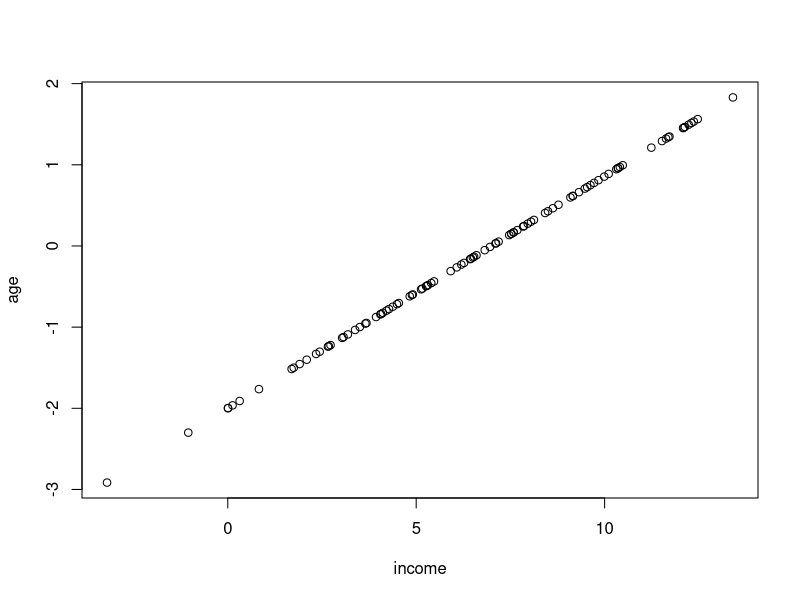
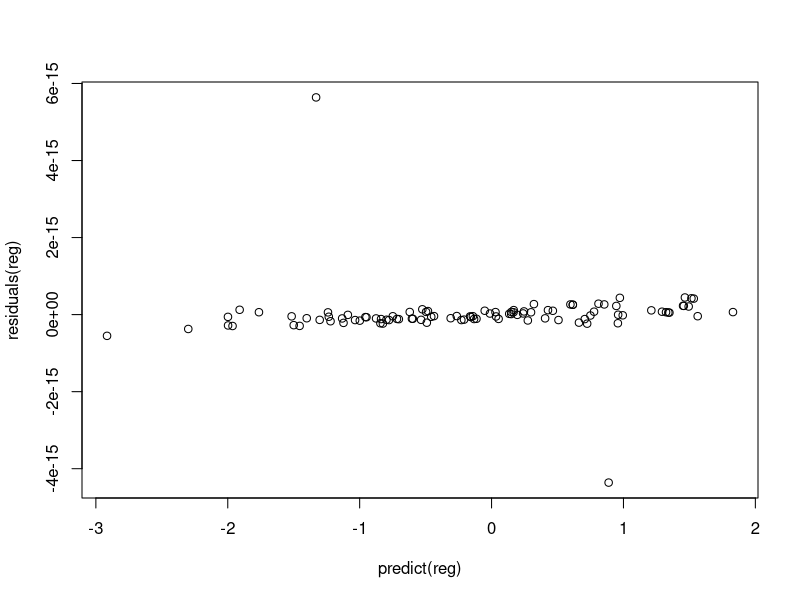
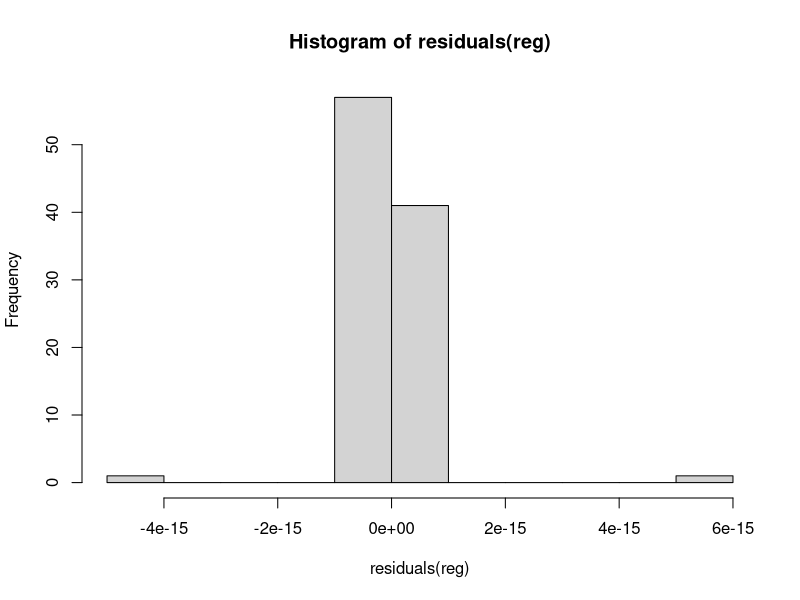
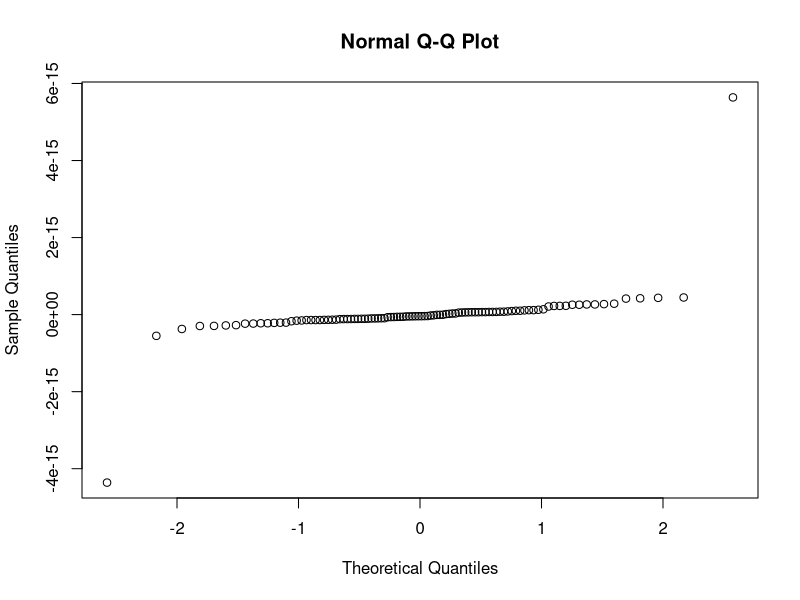
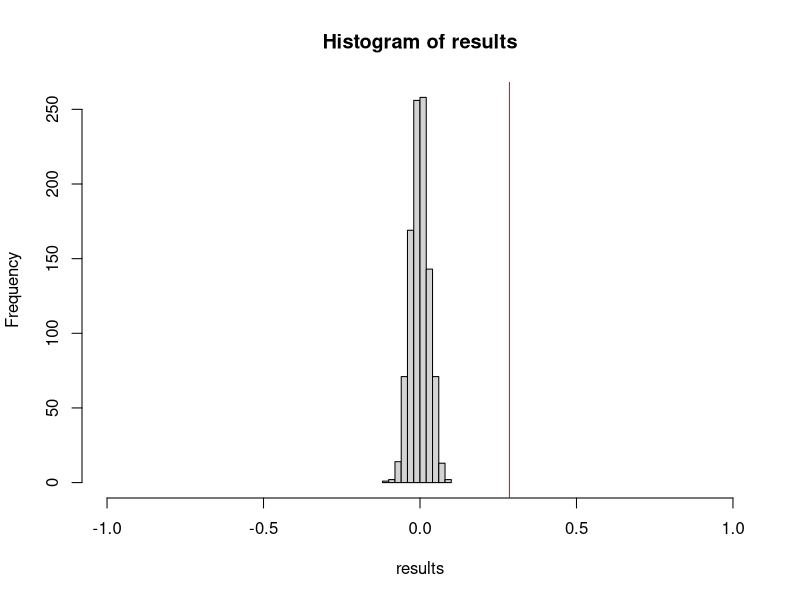
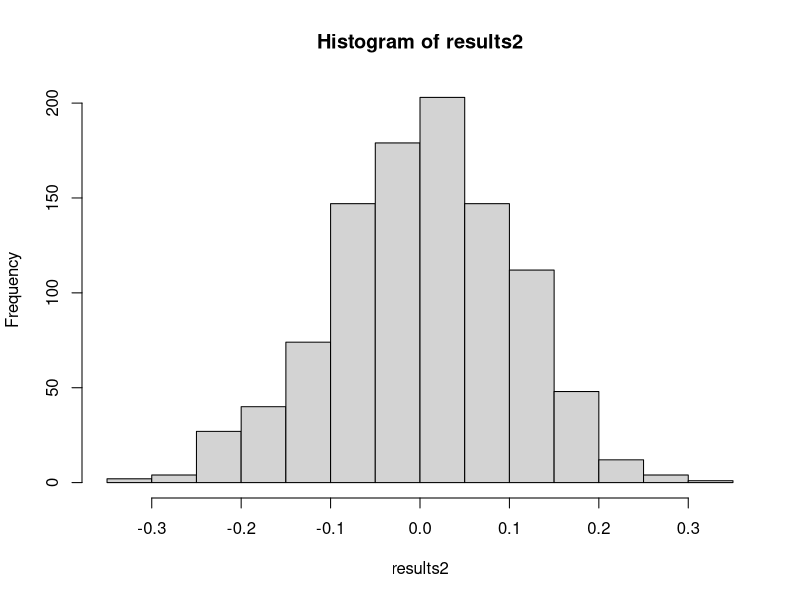

R code for these plots, in order:

df<-data.frame(age=rnorm(100), income=NA)

df$income<-df$age*3.5+7
plot(age~income, data=df)
cor(df$age, df$income)

reg<-lm(age~income, data=df)
coef(reg)
summary(reg)
b<-reg$coefficients[2]
plot(residuals(reg)~predict(reg))
hist(residuals(reg))
qqnorm(residuals(reg))
predict(reg, newdata=data.frame(income=c(5,10, 15, 20)))
5*0.2857143 -2

trials<-1000
results<-numeric(trials)
for(i in 1:trials){
  reg_new<-lm(sample(age)~income, data=df)
  results[i]<-reg_new$coefficients[2]
}
hist(results,xlim=c(-1,1))

abline(v=b, col="red")
results2<-numeric(trials)

for(i in 1:trials){
  results2[i]<-cor(sample(df$age), df$income)
}
hist(results2)
